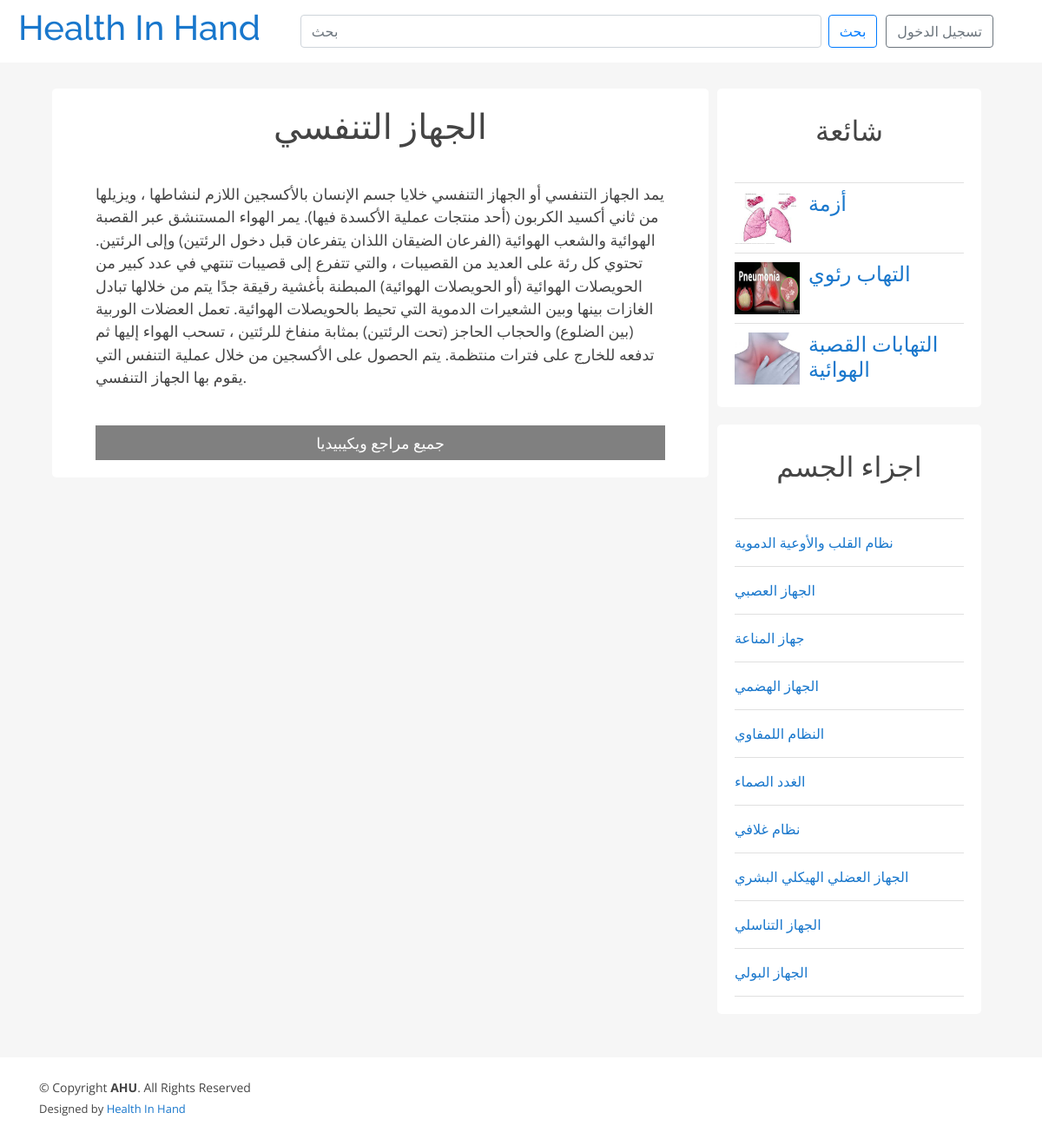
The page /article.php?article=6 on the database its author committed.
### tables this page shows
CREATE TABLE `article` (
  `id` int(11) NOT NULL,
  `title` varchar(255) DEFAULT NULL,
  `content` mediumtext NOT NULL,
  `date_share` date NOT NULL,
  `bodypart` int(11) DEFAULT NULL,
  `reasons` text DEFAULT NULL,
  `syndrome` text DEFAULT NULL,
  `treatment` text DEFAULT NULL,
  `img` varchar(255) NOT NULL,
  `hide` int(1) NOT NULL DEFAULT 0,
  `doctor` int(11) DEFAULT NULL,
  `postDoctor` text DEFAULT NULL,
  `articleId` int(11) DEFAULT NULL,
  `title_ar` varchar(255) NOT NULL,
  `content_ar` text NOT NULL,
  `reasons_ar` text NOT NULL,
  `syndrome_ar` text NOT NULL,
  `treatment_ar` text NOT NULL
);

### languages/article_ar.php (called while the page is built)
<?php
	$lang = array(
        "login" => "تسجيل الدخول",
        "question" => "سؤال",
        "profile" => "الملف الشخصي",
        "editProfile" => "تعديل الملف الشخصي",
        "dashboard" => "لوحة التحكم",
        "logout" => "تسجيل الخروج",
        "search" => "بحث",
        "refrences" => "جميع مراجع ويكيبيديا",
        "add" => "اضف الى المقال",
        "contact" => "إذا كان لديك أي مشاكل أو تريد التواصل معنا ، فاكتب هنا الآن",
        "message" => "رسالة",
        "sendMessage" => "ارسل رسالة",
        "popular" => "شائعة",
        "bodyParts" => "اجزاء الجسم",
        "areYouSure" => "هل انت متأكد",
        "delete" => "حذف",
        "close" => "اغلاق",
        "success" => "نجاح",
        "error" => "خطأ",
        "send" => "ارسل",
        "complaint" => "شكوتك",
	);

### article.php (the view, shortened to what this page needs)
<?php
include 'php/connect.php';
if (isset($_GET['article'])) {
  $articleId = $_GET['article'];
  $stmt = $con->prepare("select * from article where id = ? ");
  $stmt->execute([$articleId]);
  if ($stmt->rowCount() == 0) {
    header("Location:index.php");
  } else {
    $row = $stmt->fetch();
  }
}
$rowPopular = $con->prepare("select * from article where   id not between 2 and 12 and bodypart = ?");
$rowPopular->execute([$row['bodypart']]);
$rowPopular = $rowPopular->fetchAll(PDO::FETCH_ASSOC);
$bodyParts = $con->prepare("select * from article where   id  between 2 and 12 and bodypart != ?");
$bodyParts->execute([$row['bodypart']]);
$bodyParts = $bodyParts->fetchAll(PDO::FETCH_ASSOC);
?>
<!DOCTYPE html>
<html lang="en">
<head>
  <link rel="stylesheet" href="style/article.css">
  <link rel="stylesheet" href="https://maxcdn.bootstrapcdn.com/bootstrap/4.0.0/css/bootstrap.min.css">
  <link href="style/style.css" rel="stylesheet">
  <link href="admin/vendor/fontawesome-free/css/all.min.css" rel="stylesheet" type="text/css">
</head>
<body>
  <nav class="navbar navbar-expand navbar-light bg-white topbar mb-4 static-top shadow">
    <h1 class="logo mr-auto">
      <a style='text-decoration: none;' href="index.php">Health In Hand</a>
    </h1>
    <ul class="navbar-nav ml-auto">
      <form style="margin-right: 40px;" method="POST" class="form-inline my-2 my-lg-0">
        <input id="searchBox" class="form-control mr-sm-2" type="search" placeholder="<?php echo $lang['search'] ?>" aria-label="Search" name="searchBox">
        <button class="btn btn-outline-primary my-2 my-sm-0" type="submit" name="search"><?php echo $lang['search'] ?></button>
        <?php if (isset($_SESSION['email'])) { ?>
          <ul class="navbar-nav">
            <li class="nav-item dropdown">
              <a class="nav-link dropdown-toggle" href="#" id="navbarDropdownMenuLink" role="button" data-toggle="dropdown" aria-haspopup="true" aria-expanded="false">
                <img src="<?php echo $rowPerson['img'] ?>" width="40" height="40" class="rounded-circle">
              </a>
              <div class="dropdown-menu" aria-labelledby="navbarDropdownMenuLink">
                <?php if ($_SESSION['person'] != 'admin') {
                  if ($_SESSION['person'] == 'doctor') { ?>
                    <a class="dropdown-item" href="questionPage.php?dept=<?php echo $department ?>"><?php echo $lang['question'] ?></a>
                  <?php } ?>
                  <a class="dropdown-item" href="<?php echo $person ?>Profile.php"><?php echo $lang['profile'] ?></a>
                  <a class="dropdown-item" href="editProfile.php"><?php echo $lang['editProfile'] ?></a>
                <?php } else { ?>
                  <a class="dropdown-item" href="admin/user.php"><?php echo $lang['dashboard'] ?></a>
                <?php } ?>
                <input class="dropdown-item" type="submit" name="logout" value="<?php echo $lang['logout'] ?>">
              </div>
            </li>
          </ul>
        <?php } else { ?>
          <a href="login.php" class="btn btn-outline-secondary" style='margin-left:10px'><?php echo $lang['login'] ?></a>
        <?php } ?>
      </form>
    </ul>
  </nav>
  <div class="page-wrapper">
    <div class="content clearfix">
      <div class="main-content-wrapper">
        <div class="main-content single">
          <h1 class="post-title">
            <?php
            if ($_SESSION['lang'] == 'en') {
              echo $row['title'];
            } else {
              echo $row['title_ar'];
            }
            ?></h1>
          <div class="post-content">
            <?php
            if ($_SESSION['lang'] == 'en') {
              echo "<p>" . $row['content'] . "</p>";
            } else {
              echo "<p>" . $row['content_ar'] . "</p>";
            }
            ?>
          </div>
          ?><br>
          <div style='background-color:gray ; height:40px ; line-height:40px ; color:white ;text-align:center;'><?php echo $lang['refrences'] ?></div>
        </div>
      </div>
      <div class="sidebar single">
        <div class="section popular">
          <h2 class="section-title"><?php echo $lang['popular'] ?></h2>
          <?php
          foreach ($rowPopular as $arr) {
            if ($_SESSION['lang'] == 'en') {
            echo '<div class="post clearfix">
                          <img src="' . $arr["img"] . '" alt="">
                          <a href="article.php?article=' . $arr["id"] . '" class="title">
                            <h4>' . $arr["title"] . '</h4>
                          </a>
                        </div>';
            }else{
              echo '<div class="post clearfix">
              <img src="' . $arr["img"] . '" alt="">
              <a href="article.php?article=' . $arr["id"] . '" class="title">
                <h4>' . $arr["title_ar"] . '</h4>
              </a>
            </div>';
            }
          }
          ?>
        </div>
        <div class="section topics">
          <h2 class="section-title"><?php echo $lang['bodyParts'] ?></h2>
          <ul>
            <?php
            foreach ($bodyParts as $ar) {
              if ($_SESSION['lang'] == 'en') {
              echo '<li><a href="article.php?article=' . $ar["id"] . '">' . $ar['title'] . '</a></li>';
              }else{
                echo '<li><a href="article.php?article=' . $ar["id"] . '">' . $ar['title_ar'] . '</a></li>';
              }
            }
            ?>
          </ul>
        </div>
      </div>
    </div>
  </div>
  <div class="footer">
    <footer id="footer" style='background-color:white'>
      <div class="container d-md-flex py-4">
        <div class="mr-md-auto text-center text-md-left">
          <div class="copyright">
            &copy; Copyright <strong><span>AHU</span></strong>. All Rights Reserved
          </div>
          <div class="credits">
            Designed by <a href="#">Health In Hand</a>
          </div>
        </div>
      </div>
    </footer>
  </div>
</body>
</html>

### style/article.css (style rules this page uses)
* { box-sizing: border-box }
html, body { height: 100%; padding: 0px; margin: 0px; background: #f6f6f6; font-family: 'Lora', serif; }
h1, h2, h3, h4, h5, h6 { font-family: 'Candal', serif; color: #5c5b5b; margin: 5px; }
a { text-decoration: none; color: inherit; }
.clearfix::after { content: ''; display: block; clear: both; }
.content { width: 90%; margin: 30px auto 30px; }
.content .main-content { width: 70%; float: left; }
.content .main-content.single { background: white; padding: 20px 50px; font-size: 1.1em; border-radius: 5px; }
.content .main-content.single .post-title { text-align: center; margin-bottom: 40px; }
.content .popular .post { border-top: 1px solid #e0e0e0; margin-top: 10px; padding-top: 10px; }
.content .popular .post img { height: 60px; width: 75px; float: left; margin-right: 10px; }
.content .sidebar { width: 30%; float: left; }
.content .sidebar.single { padding: 0px 10px; }
.content .sidebar .section { background: white; padding: 20px; border-radius: 5px; margin-bottom: 20px; }
.content .sidebar .section .section-title { margin: 10px 0px 10px 0px; }
.content .sidebar .section.topics ul { margin: 0px; padding: 0px; list-style: none; border-top: 1px solid #e0e0e0; }
.content .sidebar .section.topics ul li a { display: block; padding: 15px 0px 15px 0px; border-bottom: 1px solid #e0e0e0; transition: all 0.3s; }
#searchBox { width: 600px }
nav { padding: 0px; }

### style/style.css (style rules this page uses)
body { font-family: "Open Sans", sans-serif; color: #444444; background-color:#44444400; }
a { color: #1977cc; }
h1, h2, h3, h4, h5, h6 { font-family: "Raleway", sans-serif; }
.section-title { text-align: center; padding-bottom: 30px; }
#footer { color: #444444; font-size: 14px; background: #f1f7fd; }
#footer .credits { padding-top: 5px; font-size: 13px; color: #444444; }
* { box-sizing: border-box; }

### rows shown on the page
article: title_ar "الجهاز التنفسي", content_ar "يمد الجهاز التنفسي أو الجهاز التنفسي خلايا جسم الإنسان بالأكسجين اللازم لنشاطها ، ويزيلها من ثاني أكسيد الكربون (أحد منتجات عملية الأكسدة فيها). يمر الهواء المستنشق عبر القصبة الهوائية والشعب الهوائية (الفرعان الضيقان اللذان يتفرعان قبل دخول الرئتين) وإلى الرئتين. تحتوي كل رئة على العديد من القصيبات ، والتي تتفرع إلى قصيبات تنتهي في عدد كبير من الحويصلات الهوائية (أو الحويصلات الهوائية) المبطنة بأغشية رقيقة جدًا يتم من خلالها تبادل الغازات بينها وبين الشعيرات الدموية التي تحيط بالحويصلات الهوائية. تعمل العضلات الوربية (بين الضلوع) والحجاب الحاجز (تحت الرئتين) بمثابة منفاخ للرئتين ، تسحب الهواء إليها ثم تدفعه للخارج على فترات منتظمة. يتم الحصول على الأكسجين من خلال عملية التنفس التي يقوم بها…"
article: img (picture), title_ar "أزمة"
article: img (picture), title_ar "التهاب رئوي"
article: img (picture), title_ar "التهابات القصبة الهوائية"
article: title_ar "نظام القلب والأوعية الدموية"
article: title_ar "الجهاز العصبي"
article: title_ar "جهاز المناعة"
article: title_ar "الجهاز الهضمي"
article: title_ar "النظام اللمفاوي"
article: title_ar "الغدد الصماء"
article: title_ar "نظام غلافي"
article: title_ar "الجهاز العضلي الهيكلي البشري"
article: title_ar "الجهاز التناسلي"
article: title_ar "الجهاز البولي"

### other values the page prints
$lang['search'] "بحث"
$lang['login'] "تسجيل الدخول"
$lang['refrences'] "جميع مراجع ويكيبيديا"
$lang['popular'] "شائعة"
$lang['bodyParts'] "اجزاء الجسم"
